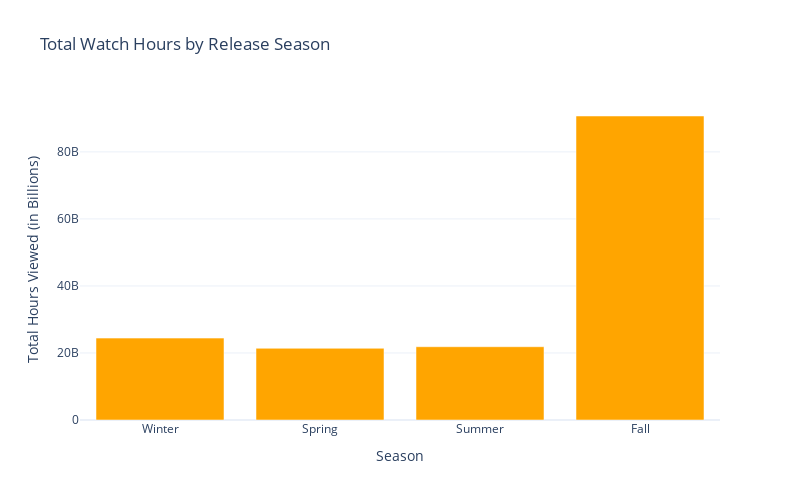

The notebook cell this image was saved under:
### Code cell
fig = go.Figure()

fig.add_trace(go.Bar(
    x = seasonal_viewership.index,
    y = seasonal_viewership.values,
    marker_color = 'orange'
))

fig.update_layout(
    title = 'Total Watch Hours by Release Season',
    xaxis_title = 'Season',
    yaxis_title = 'Total Hours Viewed (in Billions)',
    yaxis_tickangle = 0,
    xaxis = dict(
        categoryorder = 'array',
        categoryarray = seasons_order
    ),
    height = 500,
    width = 800
)

fig.show()

### Figure 1 — Plotly figure (JSON) as saved in the notebook; plotly's stock layout.template omitted (floating-point values rounded to 4 significant figures)
{"data": [{"marker": {"color": "orange"}, "type": "bar", "x": ["Winter", "Spring", "Summer", "Fall"], "y": [24431100000, 21397400000, 21864600000, 90708800000]}], "layout": {"height": 500, "title": {"text": "Total Watch Hours by Release Season"}, "width": 800, "xaxis": {"categoryarray": ["Winter", "Spring", "Summer", "Fall"], "categoryorder": "array", "title": {"text": "Season"}}, "yaxis": {"tickangle": 0, "title": {"text": "Total Hours Viewed (in Billions)"}}}}
